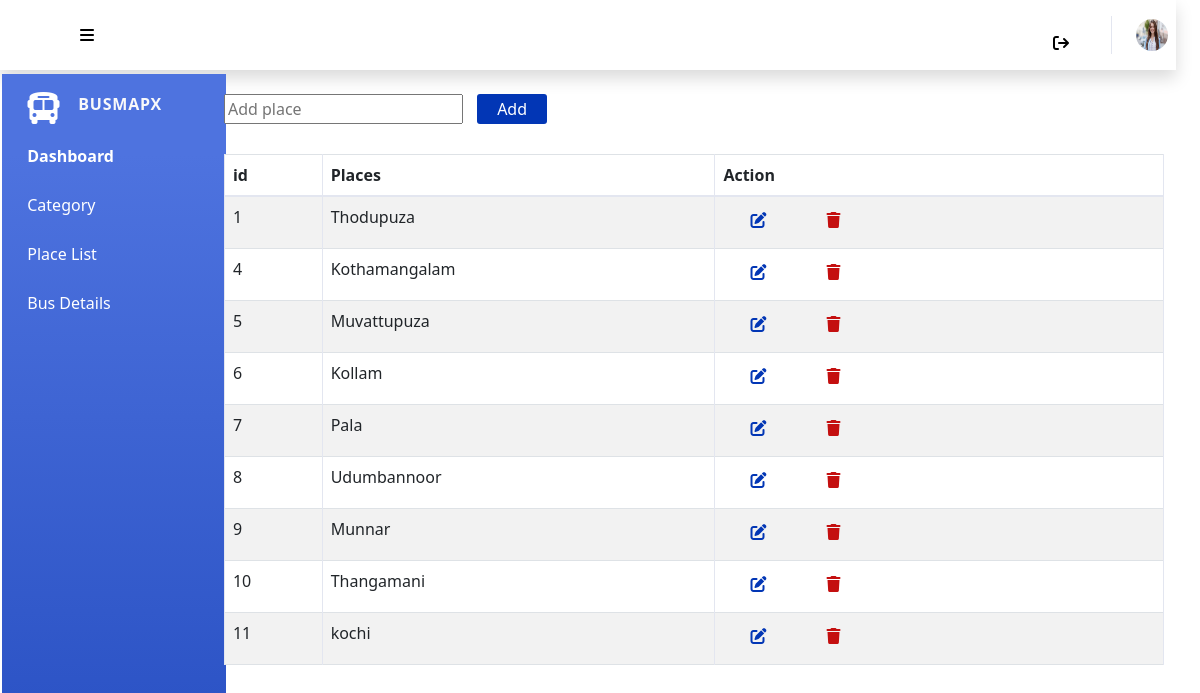
The app's page /admin/placelist/index.php with its own data.
### tables this page shows
CREATE TABLE IF NOT EXISTS `placelist` (
  `id` int UNSIGNED NOT NULL AUTO_INCREMENT,
  `placename` varchar(30) NOT NULL,
  `reg_date` timestamp NULL DEFAULT CURRENT_TIMESTAMP ON UPDATE CURRENT_TIMESTAMP,
  PRIMARY KEY (`id`)
);

### admin/lib/db.php (called while the page is built, shortened)
<?php
class DBconn extends Connect
{
    public  function dbConnect()
    {
        try {
            $this->conn =  new PDO("mysql:host=localhost;dbname=busdetails", "root", "");
        } catch (PDOException $e) {
            echo "Error: " . $e->getMessage();
        }
    }
}

### admin/placelist/query.php (called while the page is built, shortened)
<?php
require("../lib/db.php");
class Placelist extends DBconn
{
  public function dataplace()
  {
    try {
      $stmt = $this->conn->prepare("SELECT * FROM placelist");
      $stmt->execute();
      return $stmt->fetchAll();
    } catch (PDOException $e) {
      echo "Error: " . $e->getMessage();
    }
  }
};
$placelist = new Placelist();
$placelist->insertdata();
$placelist->dataplace();

### admin/placelist/index.php (the view, shortened to what this page needs)
<?php
require("query.php");
$dataplacedtl = $placelist->dataplace();
?>
<!DOCTYPE html>
<html lang="en">
<head>
    <link href="style.css" rel="stylesheet">
</head>
<body>
    <div class="container-fluid">
        <div class="row w-100">
            <?php
            include("../component/header.php");
            ?>
            <div id="sidebarbox">
                <?php
                require("../component/sidebar.php");
                ?>
            </div>
            <div id="content-wrapper">
                <div id="wrapper" class="col">
                    <form action="query.php" method="post">
                        <input type="text" placeholder="Add place" name="placename" />
                        <button type="submit" style="border:none; background:#0236b5; margin-left: 10px ;color:white; width:70px; height:30px; border-radius:3px; margin-bottom:30px;" name="addpl">Add</button>
                    </form>
                    <table id="example" class="table table-striped table-bordered" style="width:100%">
                        <thead>
                            <tr>
                                <th>id</th>
                                <th>Places</th>
                                <th>Action</th>
                            </tr>
                        </thead>
                        <tbody>
                            <?php
                            foreach ($dataplacedtl as $loop) {
                                echo
                                '<tr>
    <td>' . $loop["id"] . '</td>
    <td>' . $loop["placename"] . '</td>
    <td>
    <div class="btned" style="display:flex; gap:5px">
    <form action=" " method="post">
    <button type="submit" name="edit" value="' . $loop["id"] . '" style="width:70px; height:30px; border:none; background:none; margin-bottom: 5px; color:#0236b5;"><i class="fa-solid fa-pen-to-square"></i></button>
    </form>
    <form action="query.php" method="post">
    <button type="submit"  value="' . $loop["id"] . '" name="delete" style="width:70px; height:30px ;border:none; background:none; color:#c40f0f;" ><i class="fa-solid fa-trash"></i></button>
    </form>
    </div>
    </td>
    </tr>';
                            }
                            ?>
                        </tbody>
                    </table>
                </div>
            </div>
        </div>
</body>
</html>

### admin/component/header.php (shortened to what this page needs)
<!DOCTYPE html>
<html lang="en">
<head>
    <link href="css/sidebar.css" rel="stylesheet" />
    <link href="css/style.css" rel="stylesheet" />
    <link href="https://cdn.jsdelivr.net/npm/bootstrap@5.3.0-alpha1/dist/css/bootstrap.min.css" rel="stylesheet">
</head>
<body>
    <nav class="navbar navbar-expand navbar-light bg-white topbar mb-4 static-top shadow">
        <div class="iconmenu">
            <button class="buttonmenuicon" onclick="menubarfn()" style="border: none; background:none; padding-left:20px;">
                <i class="fa-solid fa-bars"></i>
            </button>
        </div>
        <ul class="navbar-nav ml-auto">
            <li class="nav-item dropdown no-arrow mx-1">
                <a class="nav-link dropdown-toggle" href="#" id="alertsDropdown" role="button"
                    data-toggle="dropdown" aria-haspopup="true" aria-expanded="false">
                    <form method="post" action="">
                        <button name="logout" type="submit" style="border: none; background:none; margin-top:15px;"><i class="fa-solid fa-arrow-right-from-bracket"></i></button>
                    </form>
                </a>
            </li>
            <li class="nav-item dropdown no-arrow">
                <a class="nav-link dropdown-toggle" href="#" id="userDropdown" role="button"
                    data-toggle="dropdown" aria-haspopup="true" aria-expanded="false">
                    <img src="../../asset/women image.jpg" class="img-profile rounded-circle">
                </a>
            </li>
        </ul>
    </nav>
</body>
</html>

### admin/component/sidebar.php (shortened to what this page needs)
<!DOCTYPE html>
<html lang="en">
<head>
    <link href="css/sidebar.css" rel="stylesheet" />
    <link href="https://cdn.jsdelivr.net/npm/bootstrap@5.3.0-alpha1/dist/css/bootstrap.min.css" rel="stylesheet">
</head>
<body>
    <div class="col  ">
        <div>
            <ul class="navbar-nav bg-gradient-primary sidebar sidebar-dark accordion position-absolute " style="transition:all 0.5s; margin-top:-20px; margin-left: -10px;" id="menuToggle">
                <div class="sidebar-brand d-flex align-items-center justify-content-center" href="index.html">
                    <div class="iconbusmapx d-flex" style="margin-right: 25px;">
                        <div class="sidebar-brand-icon rotate-n-0">
                            <i class="fa-solid fa-bus"></i>
                        </div>
                        <div class="sidebar-brand-text mx-3 text-light">BusMapX</div>
                    </div>
                </div>
                <li class="nav-item active">
                    <a href="../dashbord" style="color: white;  margin-left:25px; text-decoration:none; font-weight:bold;"> <span>Dashboard</span></a>
                </li>
                <a href="../category" style="color: white;  margin-left:25px; margin-top:25px; margin-bottom:15px; text-decoration:none; font-weight:500;">Category</a>
                <a href="../placelist" style="color: white; margin-left:25px;  margin-top:10px; margin-bottom:15px; text-decoration:none; font-weight:500;">Place List</a>
                <a href="../busdetails" style="color: white; margin-left:25px;  margin-top:10px; margin-bottom:15px; text-decoration:none; font-weight:500;">Bus Details</a>
            </ul>
        </div>
    </div>
</body>
</html>

### admin/component/css/style.css (style rules this page uses)
.buttonmenuicon { width: 60px; border: none; background: none; margin-left: 50px; }

### admin/placelist/index.php (style rules this page uses)
#wrapper { display: block !important; }

### records on screen
placelist: id "1", placename "Thodupuza"
placelist: id "4", placename "Kothamangalam"
placelist: id "5", placename "Muvattupuza"
placelist: id "6", placename "Kollam"
placelist: id "7", placename "Pala"
placelist: id "8", placename "Udumbannoor"
placelist: id "9", placename "Munnar"
placelist: id "10", placename "Thangamani"
placelist: id "11", placename "kochi"
